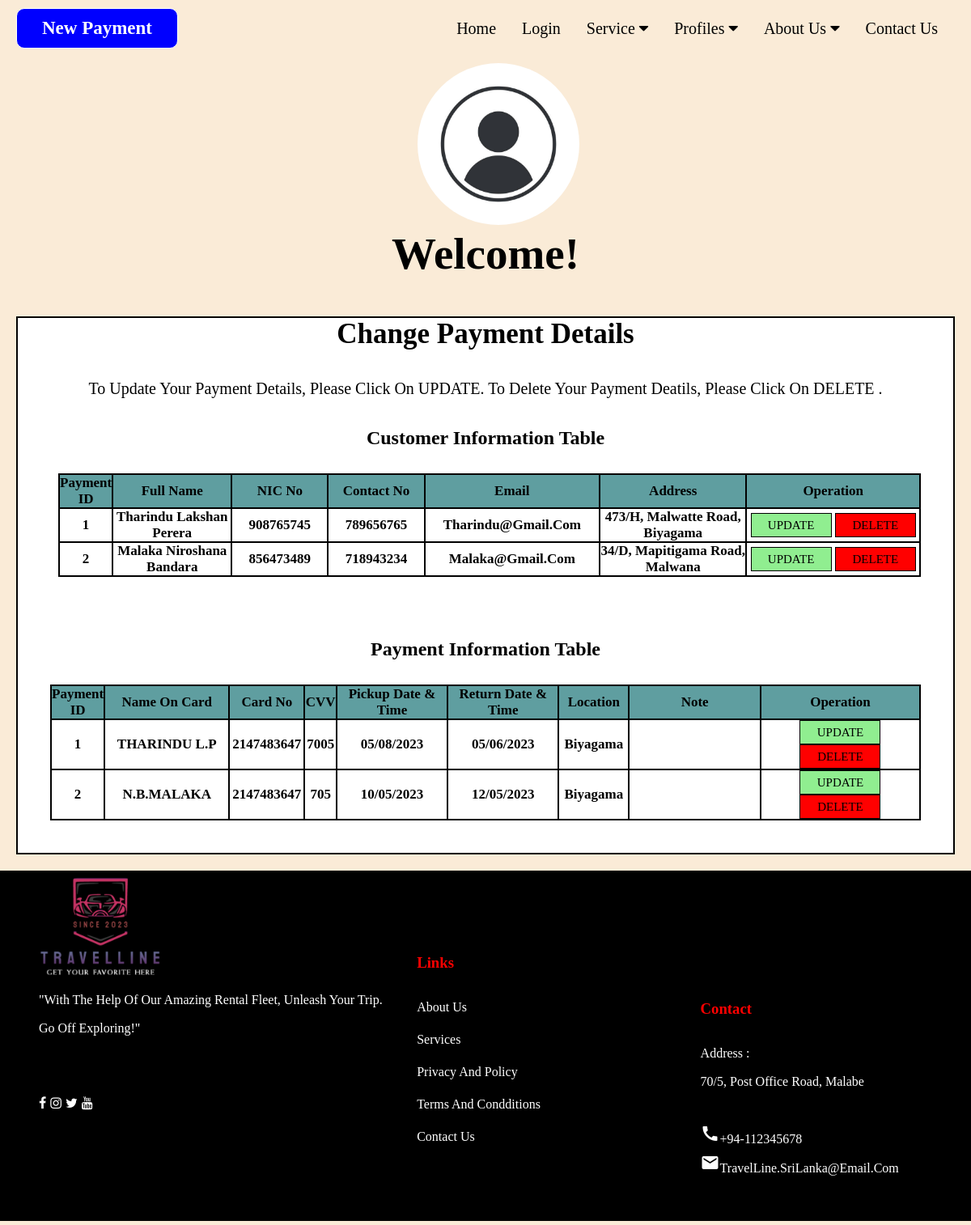
Screenshot of /user.php with the database file from the repository.
### tables this page shows
CREATE TABLE `payment` (
  `paymentID` int(20) NOT NULL,
  `fullname` varchar(150) NOT NULL,
  `NIC` int(20) NOT NULL,
  `cNo` int(20) NOT NULL,
  `email` varchar(250) NOT NULL,
  `address` varchar(250) NOT NULL,
  `name` varchar(150) NOT NULL,
  `cardNo` int(50) NOT NULL,
  `CVV` int(20) NOT NULL,
  `pDate` varchar(50) NOT NULL,
  `rDate` varchar(50) NOT NULL,
  `location` varchar(50) NOT NULL,
  `note` varchar(1000) NOT NULL
);

### user.php (the view, shortened to what this page needs)
<?php
include_once 'config.php';
?>
<!DOCTYPE html>
<html lang="en">
<head>
<link rel="stylesheet" href="Styles/homepage.css">
<link rel="stylesheet" href="Styles/styles/footer.css">
<link rel="stylesheet" href="https://cdnjs.cloudflare.com/ajax/libs/font-awesome/4.7.0/css/font-awesome.min.css">
<link rel="stylesheet" href="Styles/payment.css">
<link rel="stylesheet" href="Styles/haed&foot.css">
<link rel="stylesheet" href="Styles/UserAccount.css">
</head>
<body>
        <div class="navbar">
            <a href="home page.html">Home</a>
            <a href="login.php">Login</a>
            <div class="servicebtn">
                <button class="dropbtn">Service
                    <i class="fa fa-caret-down"></i>
                </button>
            </div>
            <div class="profilesbtn">
                <button class="dropbtn">Profiles
                    <i class="fa fa-caret-down"></i>
                </button>
            </div>
            <div class="aboutusbtn">
                <button class="dropbtn">About us
                    <i class="fa fa-caret-down"></i>
                </button>
            </div>
            <a href="contactUs.html">Contact Us</a>
        </div>
<div class="containor">
        <button class="btn-1"><a href="payment.php"><b>New Payment</b></a></button>
    </div><br>
    <img src="Images/user.jpg" alt="" style="width:200px;margin-left:43%;border-radius:50%;">
    <h1 style="font-size: 55px;text-align: center;">Welcome!</h1><br><br>
    <section>
    <h1>Change Payment Details</h1><br><br>
    <p style="font-size:20px;text-align:center;">To update your payment details, please click on UPDATE. To delete your payment deatils, please click on DELETE .</p>
    <br><br>
    <table class="tab1">
        <h2 style=" text-align: center;">Customer Information Table</h2>
         <thead>
            <th style="width:50px;background-color: cadetblue;">Payment ID</th>
            <th style="width:200px;background-color: cadetblue;">Full Name</th>
            <th style="width:150px;background-color: cadetblue;">NIC No</th>
            <th style="width:150px;background-color: cadetblue;">Contact No</th>
            <th style="width:250px;background-color: cadetblue;">Email</th>
            <th style="width:250px;background-color: cadetblue;">Address</th>
            <th style="width:300px;background-color: cadetblue;">Operation</th>
         </thead>
         <tbody>
         <?php
                $sql = "select * from payment;";
                $result=mysqli_query($conn,$sql);
                if($result){
                    while($row=mysqli_fetch_assoc($result)){
                        $paymentID=$row['paymentID'];
                        $fullname=$row['fullname'];
                        $No=$row['NIC'];
                        $contactNo=$row['cNo'];
                        $email=$row['email'];
                        $address=$row['address'];
                        echo '<tr>
                        <th scope="row">'.$paymentID.'</th>
                        <th>'.$fullname.'</th>
                        <th>'.$No.'</th>
                        <th>'.$contactNo.'</th>
                        <th>'.$email.'</th>
                        <th>'.$address.'</th>
                        <th>
                            <button class="btn-2"><a href="payUpdate.php?updateid='.$paymentID.'">UPDATE</a></button>
                            <button class="btn-3" onclick="deleteFunction()"><a href="payDeleteInfo.php?deleteid='.$paymentID.'">DELETE</a></button>
                        </th>
                     </tr>'; }
                    }
                ?>
         </tbody>
    </table>
<br><br>
    <table class="tab2">
    <h2 style=" text-align: center;">Payment Information Table</h2>
        <thead>
            <th style="width:50px;background-color: cadetblue;">Payment ID</th>
            <th style="width:200px;background-color: cadetblue;">Name on card</th>
            <th style="width:100px;background-color: cadetblue;">Card No</th>
            <th style="width:40px;background-color: cadetblue;">CVV</th>
            <th style="width:200px;background-color: cadetblue;">Pickup Date & time</th>
            <th style="width:200px;background-color: cadetblue;">Return Date & time</th>
            <th style="width:100px;background-color: cadetblue;">Location</th>
            <th style="width:300px;background-color: cadetblue;">Note</th>
            <th style="width:300px;background-color: cadetblue;">Operation</th>
        </thead>
        <tbody>
            <?php
                $sql = "select * from payment;";
                $result=mysqli_query($conn,$sql);
                if($result){
                    while($row=mysqli_fetch_assoc($result)){
                        $paymentID=$row['paymentID'];
                        $Name=$row['name'];
                        $cardno=$row['cardNo'];
                        $cvv=$row['CVV'];
                        $p_date=$row['pDate'];
                        $r_date=$row['rDate'];
                        $loca=$row['location'];
                        $Note=$row['note'];
                    echo '<tr>
                    <th scope="row">'.$paymentID.'</th>
                    <th>'.$Name.'</th>
                    <th>'.$cardno.'</th>
                    <th>'.$cvv.'</th>
                    <th>'.$p_date.'</th>
                    <th>'.$r_date.'</th>
                    <th>'.$loca.'</th>
                    <th>'.$Note.'</th>
                    <th>
                        <button class="btn-2"><a href="payUpdate.php?updateid='.$paymentID.'">UPDATE</a></button>
                        <button class="btn-3" onclick="deleteFunction()"><a href="payDeleteInfo.php?deleteid='.$paymentID.'">DELETE</a></button>
                    </th>
                 </tr>'; }
                }
            ?>
         </tbody>
    </table>
    </section>
    <footer>
    <div class="foot">
        <div class="footer">
            <div class="row">
                <dic class="col" id="company">
                    <img src="Images/logo.png" alt="" class="logo"><br>
                    <p>"With the help of our amazing rental fleet, unleash your trip. <br> Go off exploring!"</p>
                    <div class="social"><br>
                        <a href="https://www.facebook.com"><i class="fa fa-facebook"></i></a>
                        <a href="https://www.instagram.com"><i class="fa fa-instagram"></i></a>
                        <a href="https://www.twitter.com"><i class="fa fa-twitter"></i></a>
                        <a href="https://www.youtube.com"><i class="fa fa-youtube"></i></a>
                    </div>
                </div>
                <div class="col" id="useful-links"><br>
                    <h3>Links</h3>
                    <div class="link">
                        <a href="About us.php">About us</a>
                        <a href="services.html">Services</a>
                        <a href="Privacy & Policy page.html">Privacy and Policy</a>
                        <a href="Terms and conditions.php">Terms and condditions</a>
                        <a href="contactUs.html">Contact us</a>
                    </div>
                </div>
                <div class="col" id="contacts"><br>
                    <h3>Contact</h3>
                    <div class="contact-details">
                        <p>Address :<br> 70/5,  Post Office Road,  Malabe</p><br>
                        <p><i class="material-icons">call</i>+94-112345678</p>
                        <p><i class="material-icons">email</i>TravelLine.SriLanka@email.com</p>
                    </div>
                </div>
            </div>
        </div>
</body>
</html>

### Styles/homepage.css (style rules this page uses)
* { margin: 0; padding: 0; font-family: 'Times New Roman', Times, serif; }

### Styles/footer.css (style rules this page uses)
* { box-sizing: border-box; margin: 0; padding: 0; }
.foot { background-color:black; height:20%; width: 100%; position: relative; display: flex; margin-right: 3px; margin-bottom: 5px; line-height: 35px; }
.logo { width: 150px; height: auto; margin-top:-10% ; }
.footer { color: black; width: 100%; height: auto; position: relative; padding: 3rem 1rem; }
.row { display: flex; justify-content: space-between; align-items: center; display:flex; }
.col { min-width: 250px; color: black; font-family: 'Times New Roman', Times, serif; padding: 0 2rem; }
.contact-details i { color: white; }
.col .social a i { color:white; margin-top: 2rem; margin-right: 5px; transition: 0.3s ease; float: left; }
.col h3 { color: red; margin-bottom: 20px; position: relative; cursor: pointer; }
.col h3::after { content: ''; height: 3px; width: 0px; position: absolute; bottom: 0; left: 0; transition: 0.3s ease; }
.col p { color: white; }
.col .link a { display: block; text-decoration: none; color: white; margin-bottom: 5px; position: relative; transition: 0.3s ease; }
.col .link a:before { content: ''; height: 16px; width: 3px; position: absolute; top: 5px; left: -10px; background-color: cyan; transition: 0.5s ease; opacity: 0; }
#useful-links { margin-left: 40%; margin-top: -20%; }
#contacts { margin-left: 70%; margin-top: -20%; }

### Styles/payment.css (style rules this page uses)
* { margin: 0; padding: 0; box-sizing: border-box; outline: none; border: none; text-transform: capitalize; transition: all .2s linear; }
button i { font-size: 40px; }

### Styles/haed&foot.css (style rules this page uses)
* { box-sizing: border-box; margin: 0; padding: 0; }
.foot { background-color:black; height:20%; width: 100%; position: relative; display: flex; margin-right: 3px; margin-bottom: 5px; line-height: 35px; }
.logo { width: 150px; height: auto; margin-top:-10% ; }
.footer { color: black; width: 100%; height: auto; position: relative; padding: 3rem 1rem; }
.row { display: flex; justify-content: space-between; align-items: center; display:flex; }
.col { min-width: 250px; color: black; font-family: 'Times New Roman', Times, serif; padding: 0 2rem; }
.contact-details i { color: white; }
.col .social a i { color:white; margin-top: 2rem; margin-right: 5px; transition: 0.3s ease; float: left; size: 20px; }
.col h3 { color: red; margin-bottom: 20px; position: relative; cursor: pointer; }
.col h3::after { content: ''; height: 3px; width: 0px; position: absolute; bottom: 0; left: 0; transition: 0.3s ease; }
.col p { color: white; }
.col .link a { display: block; text-decoration: none; color: white; margin-bottom: 5px; position: relative; transition: 0.3s ease; }
.col .link a:before { content: ''; height: 16px; width: 3px; position: absolute; top: 5px; left: -10px; background-color: cyan; transition: 0.5s ease; opacity: 0; }
#useful-links { margin-left: 40%; margin-top: -20%; }
#contacts { margin-left: 70%; margin-top: -20%; }
.navbar { overflow: hidden; float: right; bottom: 0; left: 0; background-color: transparent; margin-top: 10px; margin-right: 25px; }
.navbar a { float: left; font-size: 20px; color: black; text-align: center; padding: 14px 16px; text-decoration: none; }
.dropbtn { color: black; }
.servicebtn { float: left; overflow: hidden; }
.servicebtn .dropbtn { font-size: 20px; border: none; outline: none; color:black; padding: 14px 16px; background-color: inherit; font-family: inherit; margin: 0; }
.profilesbtn { float: left; overflow: hidden; }
.profilesbtn .dropbtn { font-size: 20px; border: none; outline: none; color:black; padding: 14px 16px; background-color: inherit; font-family: inherit; margin: 0; }
.aboutusbtn { float: left; overflow: hidden; }
.aboutusbtn .dropbtn { font-size: 20px; border: none; outline: none; color:black; padding: 14px 16px; background-color: inherit; font-family: inherit; margin: 0; }

### rows the page displays
payment: paymentID "1", fullname "Tharindu Lakshan Perera", NIC "908765745", cNo "789656765", email "Tharindu@gmail.com", address "473/H, Malwatte Road, Biyagama", name "THARINDU L.P", cardNo "2147483647", CVV "7005", pDate "05/08/2023", rDate "05/06/2023", location "Biyagama"
payment: paymentID "2", fullname "Malaka Niroshana Bandara", NIC "856473489", cNo "718943234", email "Malaka@gmail.com", address "34/D, Mapitigama Road, Malwana", name "N.B.MALAKA", cardNo "2147483647", CVV "705", pDate "10/05/2023", rDate "12/05/2023", location "Biyagama"
